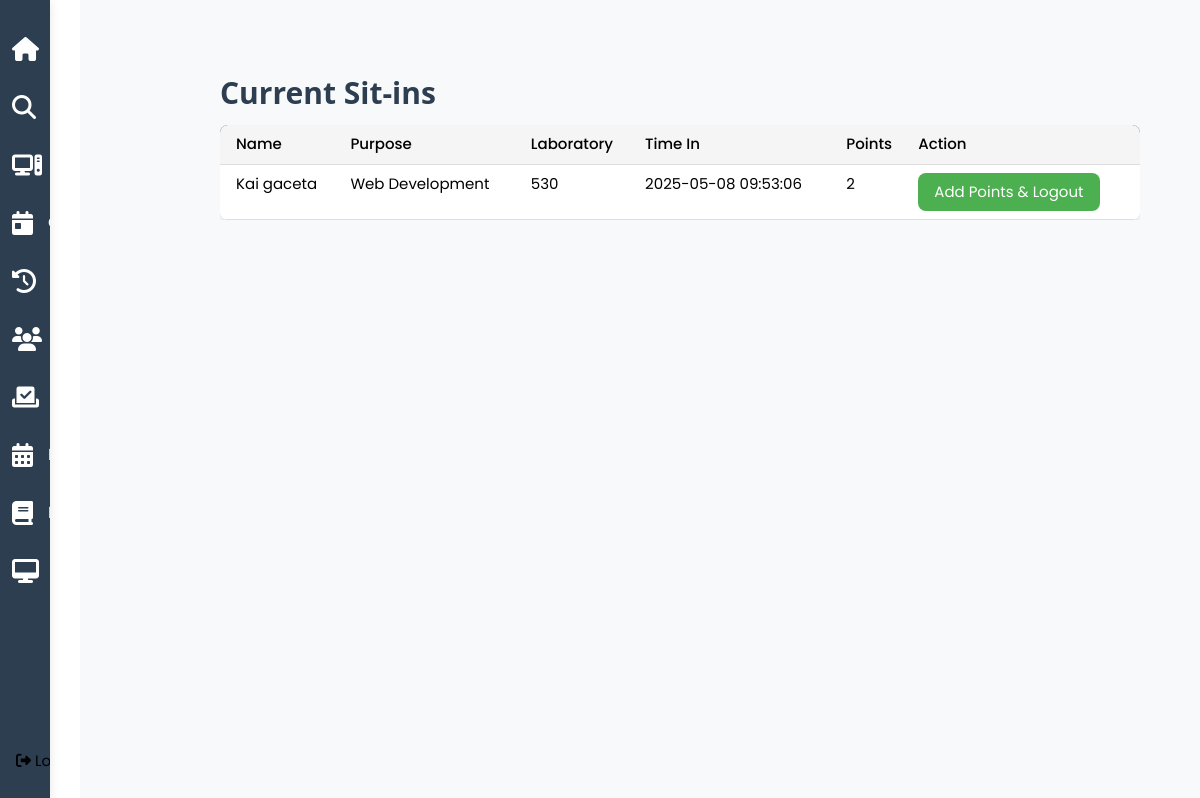
The app's page /sitin (signed in) with its own data.
### tables this page shows
CREATE TABLE current_sitins (
                id INTEGER PRIMARY KEY AUTOINCREMENT,
                user_id INTEGER NOT NULL,
                time_in DATETIME NOT NULL,
                purpose TEXT NOT NULL,
                laboratory TEXT NOT NULL,
                computer_id INTEGER,
                FOREIGN KEY (user_id) REFERENCES users (id),
                FOREIGN KEY (computer_id) REFERENCES computers (id)
            );

CREATE TABLE users (
                id INTEGER PRIMARY KEY AUTOINCREMENT,
                username TEXT UNIQUE NOT NULL,
                password TEXT NOT NULL,
                firstname TEXT NOT NULL,
                lastname TEXT NOT NULL,
                email TEXT UNIQUE NOT NULL,
                role TEXT NOT NULL,
                remaining_sessions INTEGER DEFAULT 0,
                points INTEGER DEFAULT 0,
                course TEXT,
                yearlvl TEXT,
                profile_pic TEXT
            , midname text);

### app.py (the view)
@app.route('/sitin')
def sitin():
    if 'username' not in session or session.get('role') != 'admin':
        flash('Please log in as admin first.', 'error')
        return redirect(url_for('login'))
    current_sitins = dbhelper.get_current_sitins()
    return render_template('sitin.html', current_sitins=current_sitins)

### dbhelper.py (called while the page is built)
def get_db_connection():
    conn = sqlite3.connect(DATABASE)
    conn.row_factory = sqlite3.Row
    return conn

### templates/sitin.html (shortened to what this page needs)
{% extends 'admin.html'%}
{% block content %}
<div class="w3-container" style="padding: 20px;">
    <h2>Current Sit-ins</h2>
    <div class="w3-responsive">
        <table class="w3-table w3-striped w3-bordered" >
            <thead style="background-color: #2a3f54;">
                <tr>
                    <th style="color: black;">Name</th>
                    <th style="color: black;">Purpose</th>
                    <th style="color: black;">Laboratory</th>
                    <th style="color: black;">Time In</th>
                    <th style="color: black;">Points</th>
                    <th style="color: black;">Action</th>
                </tr>
            </thead>
            <tbody id="currentSitins">
                {% for sitin in current_sitins %}
                <tr data-student-id="{{ sitin.student_id }}">
                    <td>{{ sitin.name }}</td>
                    <td>{{ sitin.purpose }}</td>
                    <td>{{ sitin.laboratory }}</td>
                    <td>{{ sitin.time_in }}</td>
                    <td>{{ sitin.points }}</td>
                    <td>
                        <button onclick="openPointsLogoutModal('{{ sitin.student_id }}', '{{ sitin.name }}', {{ sitin.points }})" class="w3-button w3-green">Add Points & Logout</button>
                    </td>
                </tr>
                {% endfor %}
            </tbody>
        </table>
    </div>
</div>
{% endblock %}

### static/css/w3.css (style rules this page uses)
html { box-sizing:border-box }
*,*:before,*:after { box-sizing:inherit }
html { -ms-text-size-adjust:100%;-webkit-text-size-adjust:100% }
body { margin:0 }
button,input,select,textarea,optgroup { font:inherit;margin:0 }
button,input { overflow:visible }
button,select { text-transform:none }
button,[type=button],[type=reset],[type=submit] { -webkit-appearance:button }
html,body { font-family:Verdana,sans-serif;font-size:15px;line-height:1.5 }
html { overflow-x:hidden }
h2 { font-size:30px }
h1,h2,h3,h4,h5,h6 { font-family:"Segoe UI",Arial,sans-serif;font-weight:400;margin:10px 0 }
.w3-table,.w3-table-all { border-collapse:collapse;border-spacing:0;width:100%;display:table }
.w3-bordered tr,.w3-table-all tr { border-bottom:1px solid #ddd }
.w3-table td,.w3-table th,.w3-table-all td,.w3-table-all th { padding:8px 8px;display:table-cell;text-align:left;vertical-align:top }
.w3-table th:first-child,.w3-table td:first-child,.w3-table-all th:first-child,.w3-table-all td:first-child { padding-left:16px }
.w3-btn,.w3-button { border:none;display:inline-block;padding:8px 16px;vertical-align:middle;overflow:hidden;text-decoration:none;color:inherit;background-color:inherit;text-align:center;cursor:pointer;white-space:nowrap }
.w3-btn,.w3-button { -webkit-touch-callout:none;-webkit-user-select:none;-khtml-user-select:none;-moz-user-select:none;-ms-user-select:none;user-select:none }
.w3-responsive { display:block;overflow-x:auto }
.w3-container:after,.w3-container:before,.w3-panel:after,.w3-panel:before,.w3-row:after,.w3-row:before,.w3-row-padding:after,.w3-row-padding:before, .w3-cell-row:before,.w3-cell-row:after,.w3-clear:after,.w3-clear:before,.w3-bar:before,.w3-bar:after { content:"";display:table;clear:both }
.w3-container,.w3-panel { padding:0.01em 16px }
.w3-green,.w3-hover-green:hover { color:#fff!important;background-color:#4CAF50!important }

### static/css/stylesheet.css (style rules this page uses)
:root { --primary-dark: #8a3cfe; --secondary-dark: #f3f1fd; --text-light: #ffffff; --success-color: #28a745; --error-color: #dc3545; }
body { font-family: Poppins, sans-serif; background-color: white; }
.w3-table { background: rgba(255, 255, 255, 0.1); border-radius: 8px; }
.w3-table th { background: rgba(255, 255, 255, 0.2); position: sticky; top: 0; z-index: 1; }
.w3-button { transition: all 0.3s ease; }

### templates/admin.html (style rules this page uses)
* { font-family: 'Poppins', sans-serif; }
.w3-button { border-radius: 8px; transition: all 0.3s ease; }
.w3-table { border-radius: 8px; overflow: hidden; }
.w3-table th { background: #8a3cfe; color: white; font-weight: 500; }
h2, h3 { color: #2c3e50; font-weight: 600; }

### templates/sitin.html (style rules this page uses)
.w3-table { background: white; box-shadow: 0 2px 4px rgba(0,0,0,0.1); }
.w3-table th { background: #f5f5f5; position: sticky; top: 0; z-index: 1; }
.w3-button { transition: all 0.3s ease; }

### records on screen
current_sitins: name "Kai gaceta", purpose "Web Development", laboratory "530", time_in "2025-05-08 09:53:06", points "2"
